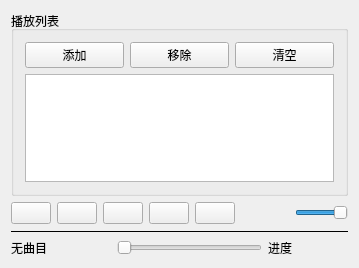
<?xml version="1.0" encoding="UTF-8"?>
<ui version="4.0">
 <class>MainWindow</class>
 <widget class="QMainWindow" name="MainWindow">
  <property name="geometry">
   <rect>
    <x>0</x>
    <y>0</y>
    <width>359</width>
    <height>268</height>
   </rect>
  </property>
  <property name="windowTitle">
   <string>MainWindow</string>
  </property>
  <widget class="QWidget" name="centralWidget">
   <layout class="QVBoxLayout" name="verticalLayout_2">
    <item>
     <widget class="QGroupBox" name="groupBox">
      <property name="title">
       <string>播放列表</string>
      </property>
      <layout class="QVBoxLayout" name="verticalLayout">
       <item>
        <layout class="QHBoxLayout" name="horizontalLayout_3">
         <item>
          <widget class="QPushButton" name="btnAdd">
           <property name="text">
            <string>添加</string>
           </property>
           <property name="icon">
            <iconset resource="res.qrc">
             <normaloff>:/images/images/316.bmp</normaloff>:/images/images/316.bmp</iconset>
           </property>
          </widget>
         </item>
         <item>
          <widget class="QPushButton" name="btnRemove">
           <property name="text">
            <string>移除</string>
           </property>
           <property name="icon">
            <iconset resource="res.qrc">
             <normaloff>:/images/images/318.bmp</normaloff>:/images/images/318.bmp</iconset>
           </property>
          </widget>
         </item>
         <item>
          <widget class="QPushButton" name="btnClear">
           <property name="text">
            <string>清空</string>
           </property>
           <property name="icon">
            <iconset resource="res.qrc">
             <normaloff>:/images/images/214.bmp</normaloff>:/images/images/214.bmp</iconset>
           </property>
          </widget>
         </item>
        </layout>
       </item>
       <item>
        <widget class="QListWidget" name="listWidget"/>
       </item>
      </layout>
     </widget>
    </item>
    <item>
     <layout class="QHBoxLayout" name="horizontalLayout">
      <item>
       <widget class="QPushButton" name="btnPlay">
        <property name="toolTip">
         <string>播放</string>
        </property>
        <property name="text">
         <string/>
        </property>
        <property name="icon">
         <iconset resource="res.qrc">
          <normaloff>:/images/images/620.bmp</normaloff>:/images/images/620.bmp</iconset>
        </property>
       </widget>
      </item>
      <item>
       <widget class="QPushButton" name="btnPause">
        <property name="toolTip">
         <string>暂停</string>
        </property>
        <property name="text">
         <string/>
        </property>
        <property name="icon">
         <iconset resource="res.qrc">
          <normaloff>:/images/images/622.bmp</normaloff>:/images/images/622.bmp</iconset>
        </property>
       </widget>
      </item>
      <item>
       <widget class="QPushButton" name="btnStop">
        <property name="toolTip">
         <string>停止</string>
        </property>
        <property name="text">
         <string/>
        </property>
        <property name="icon">
         <iconset resource="res.qrc">
          <normaloff>:/images/images/624.bmp</normaloff>:/images/images/624.bmp</iconset>
        </property>
       </widget>
      </item>
      <item>
       <widget class="QPushButton" name="btnPrevious">
        <property name="toolTip">
         <string>前一曲目</string>
        </property>
        <property name="text">
         <string/>
        </property>
        <property name="icon">
         <iconset resource="res.qrc">
          <normaloff>:/images/images/616.bmp</normaloff>:/images/images/616.bmp</iconset>
        </property>
       </widget>
      </item>
      <item>
       <widget class="QPushButton" name="btnNext">
        <property name="toolTip">
         <string>下一曲目</string>
        </property>
        <property name="text">
         <string/>
        </property>
        <property name="icon">
         <iconset resource="res.qrc">
          <normaloff>:/images/images/630.bmp</normaloff>:/images/images/630.bmp</iconset>
        </property>
       </widget>
      </item>
      <item>
       <spacer name="horizontalSpacer">
        <property name="orientation">
         <enum>Qt::Horizontal</enum>
        </property>
        <property name="sizeHint" stdset="0">
         <size>
          <width>40</width>
          <height>20</height>
         </size>
        </property>
       </spacer>
      </item>
      <item>
       <widget class="QPushButton" name="btnSound">
        <property name="text">
         <string/>
        </property>
        <property name="icon">
         <iconset resource="res.qrc">
          <normaloff>:/images/images/volumn.bmp</normaloff>:/images/images/volumn.bmp</iconset>
        </property>
        <property name="flat">
         <bool>true</bool>
        </property>
       </widget>
      </item>
      <item>
       <widget class="QSlider" name="sliderVolumn">
        <property name="maximum">
         <number>100</number>
        </property>
        <property name="value">
         <number>100</number>
        </property>
        <property name="orientation">
         <enum>Qt::Horizontal</enum>
        </property>
       </widget>
      </item>
     </layout>
    </item>
    <item>
     <widget class="Line" name="line">
      <property name="frameShadow">
       <enum>QFrame::Plain</enum>
      </property>
      <property name="orientation">
       <enum>Qt::Horizontal</enum>
      </property>
     </widget>
    </item>
    <item>
     <layout class="QHBoxLayout" name="horizontalLayout_2">
      <item>
       <widget class="QLabel" name="LabCurMedia">
        <property name="minimumSize">
         <size>
          <width>100</width>
          <height>0</height>
         </size>
        </property>
        <property name="text">
         <string>无曲目</string>
        </property>
       </widget>
      </item>
      <item>
       <widget class="QSlider" name="sliderPosition">
        <property name="tracking">
         <bool>false</bool>
        </property>
        <property name="orientation">
         <enum>Qt::Horizontal</enum>
        </property>
       </widget>
      </item>
      <item>
       <widget class="QLabel" name="LabRatio">
        <property name="minimumSize">
         <size>
          <width>80</width>
          <height>0</height>
         </size>
        </property>
        <property name="text">
         <string>进度</string>
        </property>
       </widget>
      </item>
     </layout>
    </item>
   </layout>
  </widget>
 </widget>
 <layoutdefault spacing="6" margin="11"/>
 <resources>
  <include location="res.qrc"/>
 </resources>
 <connections/>
</ui>
